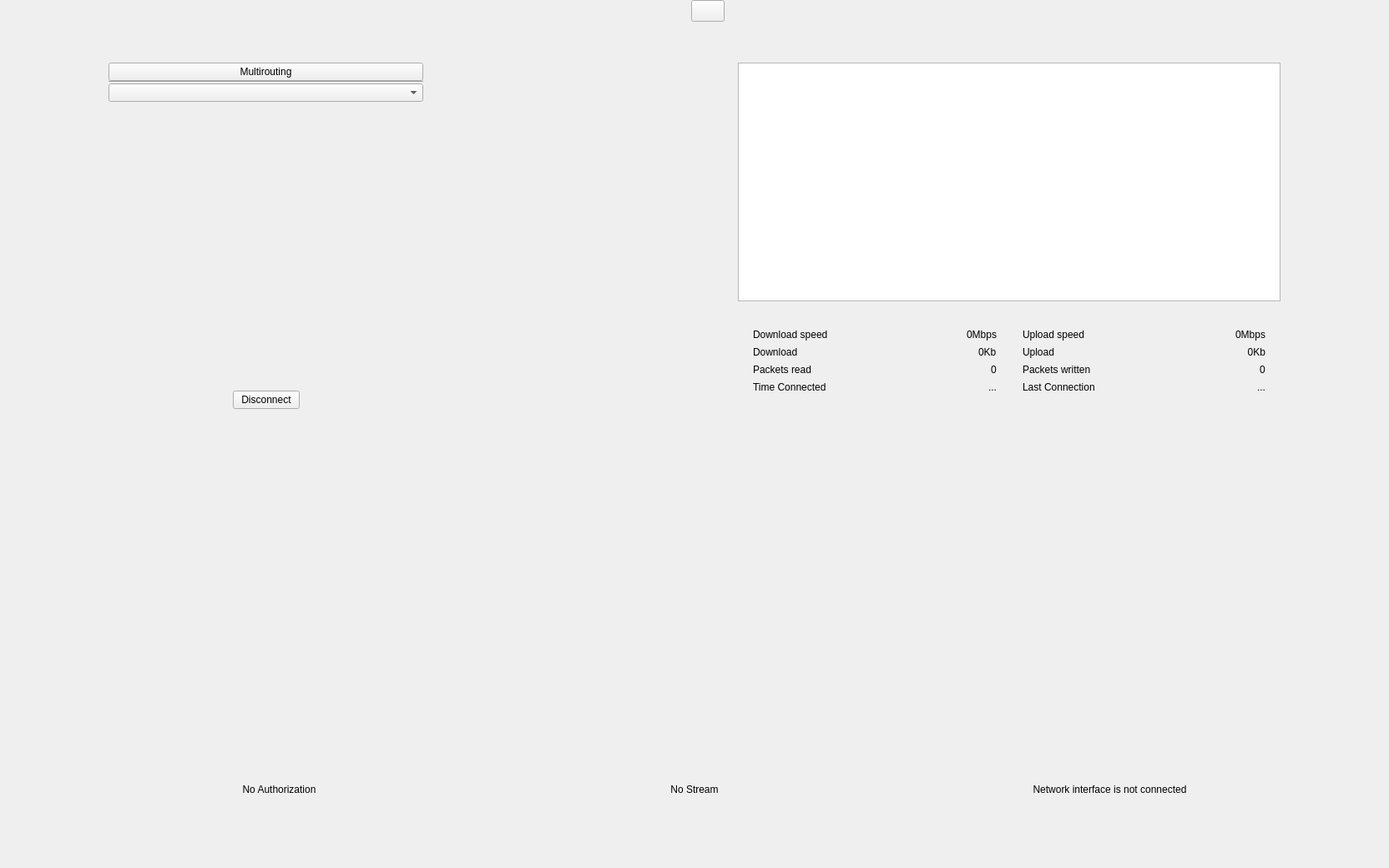
<?xml version="1.0" encoding="UTF-8"?>
<ui version="4.0">
 <class>DashboardBig</class>
 <widget class="QWidget" name="DashboardBig">
  <property name="geometry">
   <rect>
    <x>0</x>
    <y>0</y>
    <width>1664</width>
    <height>1040</height>
   </rect>
  </property>
  <property name="windowTitle">
   <string>Form</string>
  </property>
  <property name="autoFillBackground">
   <bool>false</bool>
  </property>
  <property name="styleSheet">
   <string notr="true"/>
  </property>
  <layout class="QVBoxLayout" name="verticalLayout_10">
   <property name="spacing">
    <number>0</number>
   </property>
   <property name="leftMargin">
    <number>0</number>
   </property>
   <property name="topMargin">
    <number>0</number>
   </property>
   <property name="rightMargin">
    <number>0</number>
   </property>
   <property name="bottomMargin">
    <number>78</number>
   </property>
   <item>
    <layout class="QHBoxLayout" name="horizontalLayout_3">
     <item>
      <layout class="QVBoxLayout" name="verticalLayout_6">
       <property name="spacing">
        <number>0</number>
       </property>
       <item>
        <widget class="QToolButton" name="btMenu">
         <property name="text">
          <string/>
         </property>
         <property name="autoRaise">
          <bool>true</bool>
         </property>
        </widget>
       </item>
       <item>
        <spacer name="verticalSpacer_5">
         <property name="orientation">
          <enum>Qt::Vertical</enum>
         </property>
         <property name="sizeType">
          <enum>QSizePolicy::Fixed</enum>
         </property>
         <property name="sizeHint" stdset="0">
          <size>
           <width>0</width>
           <height>3</height>
          </size>
         </property>
        </spacer>
       </item>
      </layout>
     </item>
     <item>
      <spacer name="horizontalSpacer_2">
       <property name="orientation">
        <enum>Qt::Horizontal</enum>
       </property>
       <property name="sizeHint" stdset="0">
        <size>
         <width>198</width>
         <height>20</height>
        </size>
       </property>
      </spacer>
     </item>
     <item>
      <layout class="QHBoxLayout" name="horizontalLayout_2">
       <property name="spacing">
        <number>0</number>
       </property>
       <item>
        <widget class="QLabel" name="lbMessage">
         <property name="sizePolicy">
          <sizepolicy hsizetype="Fixed" vsizetype="Minimum">
           <horstretch>0</horstretch>
           <verstretch>0</verstretch>
          </sizepolicy>
         </property>
         <property name="alignment">
          <set>Qt::AlignCenter</set>
         </property>
        </widget>
       </item>
       <item>
        <widget class="CustomPlacementButton" name="btMessageClose">
         <property name="sizePolicy">
          <sizepolicy hsizetype="Minimum" vsizetype="Minimum">
           <horstretch>0</horstretch>
           <verstretch>0</verstretch>
          </sizepolicy>
         </property>
         <property name="flat">
          <bool>false</bool>
         </property>
        </widget>
       </item>
      </layout>
     </item>
     <item>
      <spacer name="horizontalSpacer_3">
       <property name="orientation">
        <enum>Qt::Horizontal</enum>
       </property>
       <property name="sizeHint" stdset="0">
        <size>
         <width>198</width>
         <height>20</height>
        </size>
       </property>
      </spacer>
     </item>
     <item>
      <widget class="QWidget" name="wgTopRightSpacing" native="true"/>
     </item>
    </layout>
   </item>
   <item>
    <spacer name="verticalSpacer_2">
     <property name="orientation">
      <enum>Qt::Vertical</enum>
     </property>
     <property name="sizeType">
      <enum>QSizePolicy::Fixed</enum>
     </property>
     <property name="sizeHint" stdset="0">
      <size>
       <width>20</width>
       <height>49</height>
      </size>
     </property>
    </spacer>
   </item>
   <item>
    <layout class="QHBoxLayout" name="horizontalLayout_15" stretch="0,0,0">
     <property name="spacing">
      <number>0</number>
     </property>
     <property name="leftMargin">
      <number>130</number>
     </property>
     <property name="topMargin">
      <number>0</number>
     </property>
     <property name="rightMargin">
      <number>130</number>
     </property>
     <property name="bottomMargin">
      <number>0</number>
     </property>
     <item>
      <layout class="QVBoxLayout" name="verticalLayout_3">
       <property name="spacing">
        <number>0</number>
       </property>
       <property name="topMargin">
        <number>0</number>
       </property>
       <item>
        <widget class="QWidget" name="wtMultirouting" native="true">
         <property name="sizePolicy">
          <sizepolicy hsizetype="Expanding" vsizetype="Minimum">
           <horstretch>0</horstretch>
           <verstretch>0</verstretch>
          </sizepolicy>
         </property>
         <layout class="QVBoxLayout" name="verticalLayout">
          <property name="spacing">
           <number>0</number>
          </property>
          <property name="leftMargin">
           <number>0</number>
          </property>
          <property name="topMargin">
           <number>0</number>
          </property>
          <property name="rightMargin">
           <number>0</number>
          </property>
          <property name="bottomMargin">
           <number>0</number>
          </property>
          <item>
           <layout class="QHBoxLayout" name="horizontalLayout_4">
            <property name="topMargin">
             <number>0</number>
            </property>
            <item>
             <widget class="CustomPlacementButton" name="btMultirouting">
              <property name="sizePolicy">
               <sizepolicy hsizetype="Expanding" vsizetype="Minimum">
                <horstretch>0</horstretch>
                <verstretch>0</verstretch>
               </sizepolicy>
              </property>
              <property name="text">
               <string>Multirouting</string>
              </property>
              <property name="checkable">
               <bool>true</bool>
              </property>
             </widget>
            </item>
           </layout>
          </item>
          <item>
           <widget class="Line" name="lineMultirouting">
            <property name="orientation">
             <enum>Qt::Horizontal</enum>
            </property>
           </widget>
          </item>
          <item>
           <widget class="ServersComboBox" name="cbUpstream">
            <property name="sizePolicy">
             <sizepolicy hsizetype="Expanding" vsizetype="Fixed">
              <horstretch>0</horstretch>
              <verstretch>0</verstretch>
             </sizepolicy>
            </property>
            <property name="maxVisibleItems">
             <number>6</number>
            </property>
            <property name="iconSize">
             <size>
              <width>81</width>
              <height>81</height>
             </size>
            </property>
           </widget>
          </item>
         </layout>
        </widget>
       </item>
       <item>
        <spacer name="verticalSpacer">
         <property name="orientation">
          <enum>Qt::Vertical</enum>
         </property>
         <property name="sizeType">
          <enum>QSizePolicy::Expanding</enum>
         </property>
         <property name="sizeHint" stdset="0">
          <size>
           <width>20</width>
           <height>211</height>
          </size>
         </property>
        </spacer>
       </item>
       <item>
        <layout class="QHBoxLayout" name="horizontalLayout_9">
         <item>
          <spacer name="horizontalSpacer_4">
           <property name="orientation">
            <enum>Qt::Horizontal</enum>
           </property>
           <property name="sizeHint" stdset="0">
            <size>
             <width>40</width>
             <height>20</height>
            </size>
           </property>
          </spacer>
         </item>
         <item>
          <widget class="CustomPlacementButton" name="btDisconnect">
           <property name="text">
            <string>Disconnect</string>
           </property>
           <property name="iconSize">
            <size>
             <width>44</width>
             <height>44</height>
            </size>
           </property>
          </widget>
         </item>
         <item>
          <spacer name="horizontalSpacer_5">
           <property name="orientation">
            <enum>Qt::Horizontal</enum>
           </property>
           <property name="sizeHint" stdset="0">
            <size>
             <width>40</width>
             <height>20</height>
            </size>
           </property>
          </spacer>
         </item>
        </layout>
       </item>
      </layout>
     </item>
     <item>
      <spacer name="horizontalSpacer">
       <property name="orientation">
        <enum>Qt::Horizontal</enum>
       </property>
       <property name="sizeType">
        <enum>QSizePolicy::Expanding</enum>
       </property>
       <property name="sizeHint" stdset="0">
        <size>
         <width>177</width>
         <height>20</height>
        </size>
       </property>
      </spacer>
     </item>
     <item>
      <layout class="QVBoxLayout" name="verticalLayout_2" stretch="0,0">
       <property name="spacing">
        <number>16</number>
       </property>
       <property name="bottomMargin">
        <number>0</number>
       </property>
       <item>
        <widget class="QGraphicsView" name="graphicsView">
         <property name="sizePolicy">
          <sizepolicy hsizetype="Minimum" vsizetype="Fixed">
           <horstretch>0</horstretch>
           <verstretch>0</verstretch>
          </sizepolicy>
         </property>
         <property name="minimumSize">
          <size>
           <width>650</width>
           <height>286</height>
          </size>
         </property>
         <property name="maximumSize">
          <size>
           <width>650</width>
           <height>286</height>
          </size>
         </property>
         <property name="verticalScrollBarPolicy">
          <enum>Qt::ScrollBarAlwaysOff</enum>
         </property>
         <property name="horizontalScrollBarPolicy">
          <enum>Qt::ScrollBarAlwaysOff</enum>
         </property>
         <property name="interactive">
          <bool>false</bool>
         </property>
         <property name="renderHints">
          <set>QPainter::Antialiasing|QPainter::HighQualityAntialiasing|QPainter::TextAntialiasing</set>
         </property>
         <property name="viewportUpdateMode">
          <enum>QGraphicsView::FullViewportUpdate</enum>
         </property>
        </widget>
       </item>
       <item>
        <widget class="QWidget" name="bgStatistics" native="true">
         <property name="sizePolicy">
          <sizepolicy hsizetype="Preferred" vsizetype="Minimum">
           <horstretch>0</horstretch>
           <verstretch>0</verstretch>
          </sizepolicy>
         </property>
         <layout class="QHBoxLayout" name="horizontalLayout_5">
          <property name="spacing">
           <number>31</number>
          </property>
          <property name="leftMargin">
           <number>18</number>
          </property>
          <property name="topMargin">
           <number>13</number>
          </property>
          <property name="rightMargin">
           <number>18</number>
          </property>
          <property name="bottomMargin">
           <number>16</number>
          </property>
          <item>
           <layout class="QVBoxLayout" name="verticalLayout_9">
            <property name="spacing">
             <number>0</number>
            </property>
            <property name="leftMargin">
             <number>0</number>
            </property>
            <property name="topMargin">
             <number>0</number>
            </property>
            <property name="rightMargin">
             <number>0</number>
            </property>
            <property name="bottomMargin">
             <number>0</number>
            </property>
            <item>
             <layout class="QHBoxLayout" name="horizontalLayout_14">
              <property name="spacing">
               <number>0</number>
              </property>
              <property name="topMargin">
               <number>0</number>
              </property>
              <item>
               <widget class="QLabel" name="lblTitleDownloadSpeed">
                <property name="sizePolicy">
                 <sizepolicy hsizetype="Preferred" vsizetype="Preferred">
                  <horstretch>1</horstretch>
                  <verstretch>0</verstretch>
                 </sizepolicy>
                </property>
                <property name="text">
                 <string>Download speed</string>
                </property>
               </widget>
              </item>
              <item>
               <widget class="QLabel" name="lblDownloadSpeed">
                <property name="layoutDirection">
                 <enum>Qt::RightToLeft</enum>
                </property>
                <property name="text">
                 <string>0Mbps</string>
                </property>
               </widget>
              </item>
             </layout>
            </item>
            <item>
             <layout class="QHBoxLayout" name="horizontalLayout_13">
              <property name="spacing">
               <number>0</number>
              </property>
              <property name="topMargin">
               <number>0</number>
              </property>
              <property name="rightMargin">
               <number>0</number>
              </property>
              <item>
               <widget class="QLabel" name="lbTitleDownload">
                <property name="sizePolicy">
                 <sizepolicy hsizetype="Preferred" vsizetype="Preferred">
                  <horstretch>1</horstretch>
                  <verstretch>0</verstretch>
                 </sizepolicy>
                </property>
                <property name="text">
                 <string>Download</string>
                </property>
               </widget>
              </item>
              <item>
               <widget class="QLabel" name="lbReceived">
                <property name="sizePolicy">
                 <sizepolicy hsizetype="Expanding" vsizetype="Minimum">
                  <horstretch>0</horstretch>
                  <verstretch>0</verstretch>
                 </sizepolicy>
                </property>
                <property name="font">
                 <font/>
                </property>
                <property name="layoutDirection">
                 <enum>Qt::RightToLeft</enum>
                </property>
                <property name="text">
                 <string>0Kb</string>
                </property>
                <property name="alignment">
                 <set>Qt::AlignLeading|Qt::AlignLeft|Qt::AlignVCenter</set>
                </property>
               </widget>
              </item>
             </layout>
            </item>
            <item>
             <layout class="QHBoxLayout" name="horizontalLayout_17">
              <property name="spacing">
               <number>0</number>
              </property>
              <property name="topMargin">
               <number>0</number>
              </property>
              <item>
               <widget class="QLabel" name="lblTitlePacketsRead">
                <property name="sizePolicy">
                 <sizepolicy hsizetype="Preferred" vsizetype="Preferred">
                  <horstretch>1</horstretch>
                  <verstretch>0</verstretch>
                 </sizepolicy>
                </property>
                <property name="text">
                 <string>Packets read</string>
                </property>
               </widget>
              </item>
              <item>
               <widget class="QLabel" name="lblPacketsRead">
                <property name="layoutDirection">
                 <enum>Qt::RightToLeft</enum>
                </property>
                <property name="text">
                 <string>0</string>
                </property>
               </widget>
              </item>
             </layout>
            </item>
            <item>
             <layout class="QHBoxLayout" name="horizontalLayout_18">
              <property name="spacing">
               <number>0</number>
              </property>
              <property name="topMargin">
               <number>0</number>
              </property>
              <item>
               <widget class="QLabel" name="lblTitleTimeConnected">
                <property name="sizePolicy">
                 <sizepolicy hsizetype="Preferred" vsizetype="Preferred">
                  <horstretch>1</horstretch>
                  <verstretch>0</verstretch>
                 </sizepolicy>
                </property>
                <property name="text">
                 <string>Time Connected</string>
                </property>
               </widget>
              </item>
              <item>
               <widget class="QLabel" name="lblTimeConnected">
                <property name="sizePolicy">
                 <sizepolicy hsizetype="Preferred" vsizetype="Preferred">
                  <horstretch>0</horstretch>
                  <verstretch>0</verstretch>
                 </sizepolicy>
                </property>
                <property name="layoutDirection">
                 <enum>Qt::RightToLeft</enum>
                </property>
                <property name="text">
                 <string>...</string>
                </property>
               </widget>
              </item>
             </layout>
            </item>
           </layout>
          </item>
          <item>
           <layout class="QVBoxLayout" name="verticalLayout_15">
            <property name="spacing">
             <number>0</number>
            </property>
            <property name="leftMargin">
             <number>0</number>
            </property>
            <property name="topMargin">
             <number>0</number>
            </property>
            <property name="rightMargin">
             <number>0</number>
            </property>
            <property name="bottomMargin">
             <number>0</number>
            </property>
            <item>
             <layout class="QHBoxLayout" name="horizontalLayout_25">
              <property name="spacing">
               <number>0</number>
              </property>
              <item>
               <widget class="QLabel" name="lblTitleUploadSpeed">
                <property name="sizePolicy">
                 <sizepolicy hsizetype="Preferred" vsizetype="Preferred">
                  <horstretch>1</horstretch>
                  <verstretch>0</verstretch>
                 </sizepolicy>
                </property>
                <property name="text">
                 <string>Upload speed</string>
                </property>
               </widget>
              </item>
              <item>
               <widget class="QLabel" name="lblUploadSpeed">
                <property name="layoutDirection">
                 <enum>Qt::RightToLeft</enum>
                </property>
                <property name="text">
                 <string>0Mbps</string>
                </property>
               </widget>
              </item>
             </layout>
            </item>
            <item>
             <layout class="QHBoxLayout" name="horizontalLayout_19">
              <property name="spacing">
               <number>0</number>
              </property>
              <property name="topMargin">
               <number>0</number>
              </property>
              <property name="rightMargin">
               <number>0</number>
              </property>
              <item>
               <widget class="QLabel" name="lblTitleUpload">
                <property name="sizePolicy">
                 <sizepolicy hsizetype="Preferred" vsizetype="Preferred">
                  <horstretch>1</horstretch>
                  <verstretch>0</verstretch>
                 </sizepolicy>
                </property>
                <property name="text">
                 <string>Upload</string>
                </property>
               </widget>
              </item>
              <item>
               <widget class="QLabel" name="lbSent">
                <property name="sizePolicy">
                 <sizepolicy hsizetype="Expanding" vsizetype="Minimum">
                  <horstretch>0</horstretch>
                  <verstretch>0</verstretch>
                 </sizepolicy>
                </property>
                <property name="layoutDirection">
                 <enum>Qt::RightToLeft</enum>
                </property>
                <property name="text">
                 <string>0Kb</string>
                </property>
                <property name="alignment">
                 <set>Qt::AlignRight|Qt::AlignTrailing|Qt::AlignVCenter</set>
                </property>
               </widget>
              </item>
             </layout>
            </item>
            <item>
             <layout class="QHBoxLayout" name="horizontalLayout_24">
              <property name="spacing">
               <number>0</number>
              </property>
              <item>
               <widget class="QLabel" name="lblTitlePacketsWritten">
                <property name="sizePolicy">
                 <sizepolicy hsizetype="Preferred" vsizetype="Preferred">
                  <horstretch>1</horstretch>
                  <verstretch>0</verstretch>
                 </sizepolicy>
                </property>
                <property name="text">
                 <string>Packets written</string>
                </property>
               </widget>
              </item>
              <item>
               <widget class="QLabel" name="lblPacketsWritten">
                <property name="layoutDirection">
                 <enum>Qt::RightToLeft</enum>
                </property>
                <property name="text">
                 <string>0</string>
                </property>
               </widget>
              </item>
             </layout>
            </item>
            <item>
             <layout class="QHBoxLayout" name="horizontalLayout_23">
              <property name="spacing">
               <number>0</number>
              </property>
              <property name="topMargin">
               <number>0</number>
              </property>
              <item>
               <widget class="QLabel" name="lblTitleLastConnection">
                <property name="sizePolicy">
                 <sizepolicy hsizetype="Preferred" vsizetype="Preferred">
                  <horstretch>1</horstretch>
                  <verstretch>0</verstretch>
                 </sizepolicy>
                </property>
                <property name="text">
                 <string>Last Connection</string>
                </property>
               </widget>
              </item>
              <item>
               <widget class="QLabel" name="lblLastConnection">
                <property name="layoutDirection">
                 <enum>Qt::RightToLeft</enum>
                </property>
                <property name="text">
                 <string>...</string>
                </property>
               </widget>
              </item>
             </layout>
            </item>
           </layout>
          </item>
         </layout>
        </widget>
       </item>
      </layout>
     </item>
    </layout>
   </item>
   <item>
    <spacer name="verticalSpacer_3">
     <property name="orientation">
      <enum>Qt::Vertical</enum>
     </property>
     <property name="sizeType">
      <enum>QSizePolicy::Expanding</enum>
     </property>
     <property name="sizeHint" stdset="0">
      <size>
       <width>867</width>
       <height>260</height>
      </size>
     </property>
    </spacer>
   </item>
   <item>
    <layout class="QHBoxLayout" name="horizontalLayout_12">
     <property name="spacing">
      <number>3</number>
     </property>
     <property name="leftMargin">
      <number>87</number>
     </property>
     <property name="rightMargin">
      <number>87</number>
     </property>
     <item>
      <widget class="QWidget" name="bgAuth" native="true">
       <property name="sizePolicy">
        <sizepolicy hsizetype="Expanding" vsizetype="Minimum">
         <horstretch>0</horstretch>
         <verstretch>0</verstretch>
        </sizepolicy>
       </property>
       <layout class="QVBoxLayout" name="verticalLayout_11">
        <item>
         <layout class="QHBoxLayout" name="horizontalLayout">
          <item>
           <spacer name="horizontalSpacer_6">
            <property name="orientation">
             <enum>Qt::Horizontal</enum>
            </property>
            <property name="sizeHint" stdset="0">
             <size>
              <width>40</width>
              <height>20</height>
             </size>
            </property>
           </spacer>
          </item>
          <item>
           <layout class="QVBoxLayout" name="verticalLayout_4">
            <property name="spacing">
             <number>2</number>
            </property>
            <item>
             <widget class="QLabel" name="lbAuthorization">
              <property name="sizePolicy">
               <sizepolicy hsizetype="Minimum" vsizetype="Minimum">
                <horstretch>0</horstretch>
                <verstretch>0</verstretch>
               </sizepolicy>
              </property>
              <property name="minimumSize">
               <size>
                <width>20</width>
                <height>20</height>
               </size>
              </property>
              <property name="maximumSize">
               <size>
                <width>20</width>
                <height>20</height>
               </size>
              </property>
              <property name="styleSheet">
               <string notr="true"/>
              </property>
              <property name="frameShape">
               <enum>QFrame::NoFrame</enum>
              </property>
              <property name="lineWidth">
               <number>0</number>
              </property>
              <property name="midLineWidth">
               <number>0</number>
              </property>
              <property name="text">
               <string/>
              </property>
              <property name="scaledContents">
               <bool>true</bool>
              </property>
              <property name="mode" stdset="0">
               <bool>false</bool>
              </property>
             </widget>
            </item>
           </layout>
          </item>
          <item>
           <spacer name="horizontalSpacer_7">
            <property name="orientation">
             <enum>Qt::Horizontal</enum>
            </property>
            <property name="sizeHint" stdset="0">
             <size>
              <width>40</width>
              <height>20</height>
             </size>
            </property>
           </spacer>
          </item>
         </layout>
        </item>
        <item>
         <widget class="QLabel" name="lbAuthorizationText">
          <property name="sizePolicy">
           <sizepolicy hsizetype="Preferred" vsizetype="Minimum">
            <horstretch>0</horstretch>
            <verstretch>0</verstretch>
           </sizepolicy>
          </property>
          <property name="maximumSize">
           <size>
            <width>16777215</width>
            <height>50</height>
           </size>
          </property>
          <property name="font">
           <font>
            <weight>50</weight>
            <italic>false</italic>
            <bold>false</bold>
           </font>
          </property>
          <property name="text">
           <string>No Authorization</string>
          </property>
          <property name="alignment">
           <set>Qt::AlignCenter</set>
          </property>
          <property name="wordWrap">
           <bool>true</bool>
          </property>
         </widget>
        </item>
       </layout>
      </widget>
     </item>
     <item>
      <widget class="QWidget" name="bgStream" native="true">
       <property name="sizePolicy">
        <sizepolicy hsizetype="Expanding" vsizetype="Minimum">
         <horstretch>0</horstretch>
         <verstretch>0</verstretch>
        </sizepolicy>
       </property>
       <layout class="QVBoxLayout" name="verticalLayout_12">
        <item>
         <layout class="QHBoxLayout" name="horizontalLayout_8">
          <item>
           <spacer name="horizontalSpacer_8">
            <property name="orientation">
             <enum>Qt::Horizontal</enum>
            </property>
            <property name="sizeHint" stdset="0">
             <size>
              <width>40</width>
              <height>20</height>
             </size>
            </property>
           </spacer>
          </item>
          <item>
           <layout class="QVBoxLayout" name="verticalLayout_5">
            <item>
             <widget class="QLabel" name="lbStream">
              <property name="sizePolicy">
               <sizepolicy hsizetype="Minimum" vsizetype="Minimum">
                <horstretch>0</horstretch>
                <verstretch>0</verstretch>
               </sizepolicy>
              </property>
              <property name="minimumSize">
               <size>
                <width>20</width>
                <height>20</height>
               </size>
              </property>
              <property name="maximumSize">
               <size>
                <width>20</width>
                <height>20</height>
               </size>
              </property>
              <property name="styleSheet">
               <string notr="true"/>
              </property>
              <property name="frameShape">
               <enum>QFrame::NoFrame</enum>
              </property>
              <property name="lineWidth">
               <number>0</number>
              </property>
              <property name="midLineWidth">
               <number>0</number>
              </property>
              <property name="text">
               <string/>
              </property>
              <property name="scaledContents">
               <bool>true</bool>
              </property>
             </widget>
            </item>
           </layout>
          </item>
          <item>
           <spacer name="horizontalSpacer_9">
            <property name="orientation">
             <enum>Qt::Horizontal</enum>
            </property>
            <property name="sizeHint" stdset="0">
             <size>
              <width>40</width>
              <height>20</height>
             </size>
            </property>
           </spacer>
          </item>
         </layout>
        </item>
        <item>
         <widget class="QLabel" name="lbStreamText">
          <property name="sizePolicy">
           <sizepolicy hsizetype="Preferred" vsizetype="Minimum">
            <horstretch>0</horstretch>
            <verstretch>0</verstretch>
           </sizepolicy>
          </property>
          <property name="maximumSize">
           <size>
            <width>16777215</width>
            <height>50</height>
           </size>
          </property>
          <property name="font">
           <font>
            <weight>50</weight>
            <italic>false</italic>
            <bold>false</bold>
           </font>
          </property>
          <property name="text">
           <string notr="true">No Stream</string>
          </property>
          <property name="alignment">
           <set>Qt::AlignCenter</set>
          </property>
          <property name="wordWrap">
           <bool>true</bool>
          </property>
         </widget>
        </item>
       </layout>
      </widget>
     </item>
     <item>
      <widget class="QWidget" name="bgConnection" native="true">
       <property name="sizePolicy">
        <sizepolicy hsizetype="Expanding" vsizetype="Minimum">
         <horstretch>0</horstretch>
         <verstretch>0</verstretch>
        </sizepolicy>
       </property>
       <layout class="QVBoxLayout" name="verticalLayout_14">
        <item>
         <layout class="QHBoxLayout" name="horizontalLayout_11">
          <item>
           <spacer name="horizontalSpacer_12">
            <property name="orientation">
             <enum>Qt::Horizontal</enum>
            </property>
            <property name="sizeHint" stdset="0">
             <size>
              <width>40</width>
              <height>20</height>
             </size>
            </property>
           </spacer>
          </item>
          <item>
           <layout class="QVBoxLayout" name="verticalLayout_7">
            <item>
             <widget class="QLabel" name="lbTunnel">
              <property name="sizePolicy">
               <sizepolicy hsizetype="Minimum" vsizetype="Minimum">
                <horstretch>0</horstretch>
                <verstretch>0</verstretch>
               </sizepolicy>
              </property>
              <property name="minimumSize">
               <size>
                <width>20</width>
                <height>20</height>
               </size>
              </property>
              <property name="maximumSize">
               <size>
                <width>20</width>
                <height>20</height>
               </size>
              </property>
              <property name="styleSheet">
               <string notr="true"/>
              </property>
              <property name="frameShape">
               <enum>QFrame::NoFrame</enum>
              </property>
              <property name="lineWidth">
               <number>0</number>
              </property>
              <property name="midLineWidth">
               <number>0</number>
              </property>
              <property name="text">
               <string/>
              </property>
              <property name="scaledContents">
               <bool>true</bool>
              </property>
             </widget>
            </item>
           </layout>
          </item>
          <item>
           <spacer name="horizontalSpacer_13">
            <property name="orientation">
             <enum>Qt::Horizontal</enum>
            </property>
            <property name="sizeHint" stdset="0">
             <size>
              <width>40</width>
              <height>20</height>
             </size>
            </property>
           </spacer>
          </item>
         </layout>
        </item>
        <item>
         <widget class="QLabel" name="lbTunnelText">
          <property name="sizePolicy">
           <sizepolicy hsizetype="Preferred" vsizetype="Minimum">
            <horstretch>0</horstretch>
            <verstretch>0</verstretch>
           </sizepolicy>
          </property>
          <property name="maximumSize">
           <size>
            <width>16777215</width>
            <height>50</height>
           </size>
          </property>
          <property name="font">
           <font>
            <weight>50</weight>
            <italic>false</italic>
            <bold>false</bold>
           </font>
          </property>
          <property name="text">
           <string>Network interface is not connected</string>
          </property>
          <property name="alignment">
           <set>Qt::AlignCenter</set>
          </property>
          <property name="wordWrap">
           <bool>true</bool>
          </property>
         </widget>
        </item>
       </layout>
      </widget>
     </item>
    </layout>
   </item>
  </layout>
 </widget>
 <customwidgets>
  <customwidget>
   <class>CustomPlacementButton</class>
   <extends>QPushButton</extends>
   <header location="global">controls/CustomPlacementButton.h</header>
  </customwidget>
  <customwidget>
   <class>ServersComboBox</class>
   <extends>QComboBox</extends>
   <header location="global">controls/ServersComboBox.h</header>
  </customwidget>
 </customwidgets>
 <resources/>
 <connections/>
</ui>
